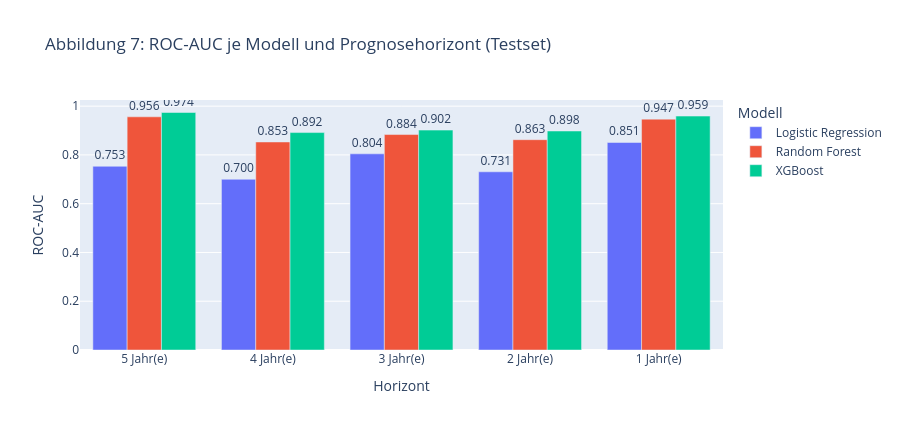
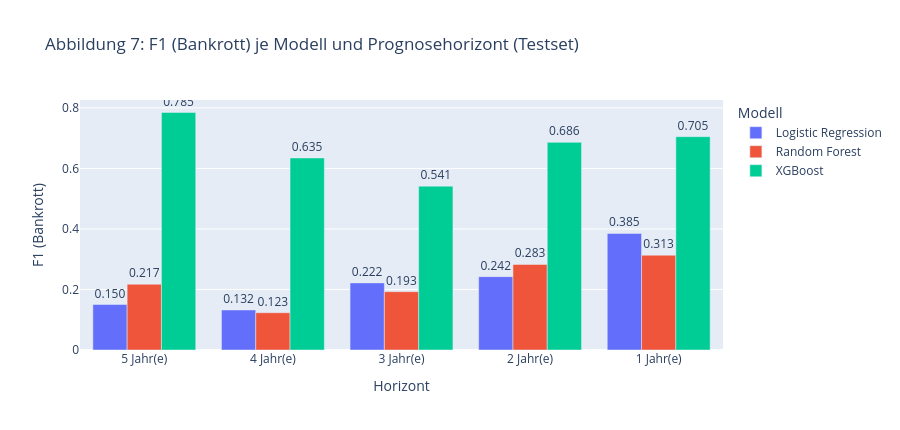

Write notebook code for charts like these, in order.
### Markdown cell above
Die Evaluationsmetriken werden je Modell und Prognosehorizont als gruppiertes Balkendiagramm dargestellt. Der Vergleich über alle vier Metriken ermöglicht eine differenzierte Beurteilung der Modellleistung.

### Code cell
horizon_order = ['5 Jahr(e)', '4 Jahr(e)', '3 Jahr(e)', '2 Jahr(e)', '1 Jahr(e)']

for metric in ['ROC-AUC', 'F1 (Bankrott)', 'Precision (Bankrott)', 'Recall (Bankrott)']:
    fig = px.bar(
        results_df,
        x='Horizont', y=metric, color='Modell',
        barmode='group', text=metric,
        title=f'Abbildung 7: {metric} je Modell und Prognosehorizont (Testset)',
        category_orders={'Horizont': horizon_order}
    )
    fig.update_traces(texttemplate='%{text:.3f}', textposition='outside')
    fig.update_layout(height=430)
    fig.show()

### Figure 1 — Plotly figure (JSON) as saved in the notebook; plotly's stock layout.template omitted (floating-point values rounded to 4 significant figures)
{"data": [{"alignmentgroup": "True", "hovertemplate": "Modell=Logistic Regression<br>Horizont=%{x}<br>ROC-AUC=%{text}<extra></extra>", "legendgroup": "Logistic Regression", "marker": {"color": "#636efa", "pattern": {"shape": ""}}, "name": "Logistic Regression", "offsetgroup": "Logistic Regression", "orientation": "v", "showlegend": true, "text": [0.7535, 0.7001, 0.8045, 0.7308, 0.851], "textposition": "outside", "texttemplate": "%{text:.3f}", "type": "bar", "x": ["5 Jahr(e)", "4 Jahr(e)", "3 Jahr(e)", "2 Jahr(e)", "1 Jahr(e)"], "xaxis": "x", "y": [0.7535, 0.7001, 0.8045, 0.7308, 0.851], "yaxis": "y"}, {"alignmentgroup": "True", "hovertemplate": "Modell=Random Forest<br>Horizont=%{x}<br>ROC-AUC=%{text}<extra></extra>", "legendgroup": "Random Forest", "marker": {"color": "#EF553B", "pattern": {"shape": ""}}, "name": "Random Forest", "offsetgroup": "Random Forest", "orientation": "v", "showlegend": true, "text": [0.9563, 0.8531, 0.8836, 0.8625, 0.9468], "textposition": "outside", "texttemplate": "%{text:.3f}", "type": "bar", "x": ["5 Jahr(e)", "4 Jahr(e)", "3 Jahr(e)", "2 Jahr(e)", "1 Jahr(e)"], "xaxis": "x", "y": [0.9563, 0.8531, 0.8836, 0.8625, 0.9468], "yaxis": "y"}, {"alignmentgroup": "True", "hovertemplate": "Modell=XGBoost<br>Horizont=%{x}<br>ROC-AUC=%{text}<extra></extra>", "legendgroup": "XGBoost", "marker": {"color": "#00cc96", "pattern": {"shape": ""}}, "name": "XGBoost", "offsetgroup": "XGBoost", "orientation": "v", "showlegend": true, "text": [0.974, 0.8917, 0.9018, 0.8981, 0.9593], "textposition": "outside", "texttemplate": "%{text:.3f}", "type": "bar", "x": ["5 Jahr(e)", "4 Jahr(e)", "3 Jahr(e)", "2 Jahr(e)", "1 Jahr(e)"], "xaxis": "x", "y": [0.974, 0.8917, 0.9018, 0.8981, 0.9593], "yaxis": "y"}], "layout": {"barmode": "group", "height": 430, "legend": {"title": {"text": "Modell"}, "tracegroupgap": 0}, "title": {"text": "Abbildung 7: ROC-AUC je Modell und Prognosehorizont (Testset)"}, "xaxis": {"anchor": "y", "categoryarray": ["5 Jahr(e)", "4 Jahr(e)", "3 Jahr(e)", "2 Jahr(e)", "1 Jahr(e)"], "categoryorder": "array", "domain": [0, 1], "title": {"text": "Horizont"}}, "yaxis": {"anchor": "x", "domain": [0, 1], "title": {"text": "ROC-AUC"}}}}

### Figure 2 — Plotly figure (JSON) as saved in the notebook; plotly's stock layout.template omitted (floating-point values rounded to 4 significant figures)
{"data": [{"alignmentgroup": "True", "hovertemplate": "Modell=Logistic Regression<br>Horizont=%{x}<br>F1 (Bankrott)=%{text}<extra></extra>", "legendgroup": "Logistic Regression", "marker": {"color": "#636efa", "pattern": {"shape": ""}}, "name": "Logistic Regression", "offsetgroup": "Logistic Regression", "orientation": "v", "showlegend": true, "text": [0.1503, 0.1322, 0.2218, 0.2424, 0.3852], "textposition": "outside", "texttemplate": "%{text:.3f}", "type": "bar", "x": ["5 Jahr(e)", "4 Jahr(e)", "3 Jahr(e)", "2 Jahr(e)", "1 Jahr(e)"], "xaxis": "x", "y": [0.1503, 0.1322, 0.2218, 0.2424, 0.3852], "yaxis": "y"}, {"alignmentgroup": "True", "hovertemplate": "Modell=Random Forest<br>Horizont=%{x}<br>F1 (Bankrott)=%{text}<extra></extra>", "legendgroup": "Random Forest", "marker": {"color": "#EF553B", "pattern": {"shape": ""}}, "name": "Random Forest", "offsetgroup": "Random Forest", "orientation": "v", "showlegend": true, "text": [0.2174, 0.1231, 0.1928, 0.2826, 0.3133], "textposition": "outside", "texttemplate": "%{text:.3f}", "type": "bar", "x": ["5 Jahr(e)", "4 Jahr(e)", "3 Jahr(e)", "2 Jahr(e)", "1 Jahr(e)"], "xaxis": "x", "y": [0.2174, 0.1231, 0.1928, 0.2826, 0.3133], "yaxis": "y"}, {"alignmentgroup": "True", "hovertemplate": "Modell=XGBoost<br>Horizont=%{x}<br>F1 (Bankrott)=%{text}<extra></extra>", "legendgroup": "XGBoost", "marker": {"color": "#00cc96", "pattern": {"shape": ""}}, "name": "XGBoost", "offsetgroup": "XGBoost", "orientation": "v", "showlegend": true, "text": [0.7848, 0.6346, 0.5414, 0.6861, 0.7049], "textposition": "outside", "texttemplate": "%{text:.3f}", "type": "bar", "x": ["5 Jahr(e)", "4 Jahr(e)", "3 Jahr(e)", "2 Jahr(e)", "1 Jahr(e)"], "xaxis": "x", "y": [0.7848, 0.6346, 0.5414, 0.6861, 0.7049], "yaxis": "y"}], "layout": {"barmode": "group", "height": 430, "legend": {"title": {"text": "Modell"}, "tracegroupgap": 0}, "title": {"text": "Abbildung 7: F1 (Bankrott) je Modell und Prognosehorizont (Testset)"}, "xaxis": {"anchor": "y", "categoryarray": ["5 Jahr(e)", "4 Jahr(e)", "3 Jahr(e)", "2 Jahr(e)", "1 Jahr(e)"], "categoryorder": "array", "domain": [0, 1], "title": {"text": "Horizont"}}, "yaxis": {"anchor": "x", "domain": [0, 1], "title": {"text": "F1 (Bankrott)"}}}}
